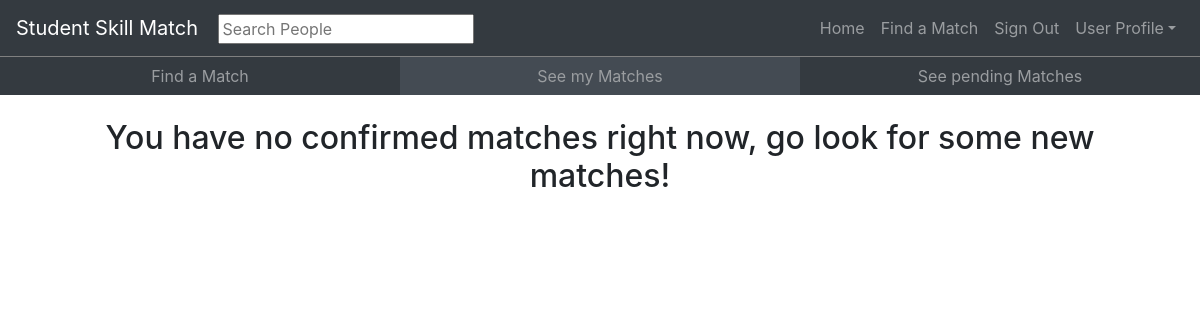
Page /match/showmatches (signed in) on the earlier database version.
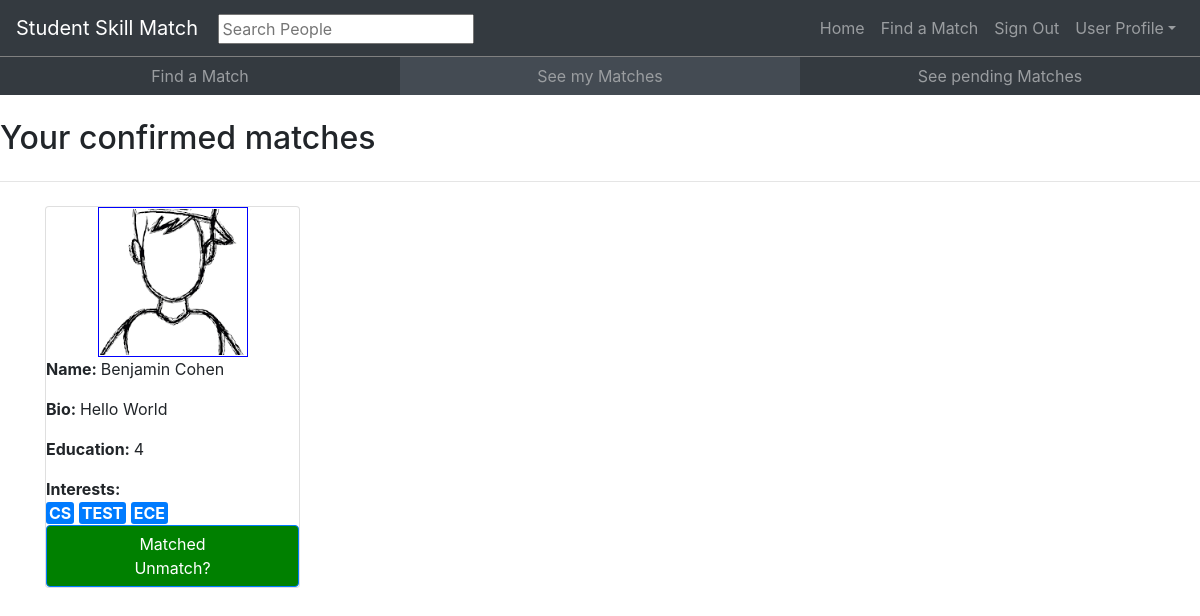
Same page on the later database version.
### match_site/models.py (models this page shows, shortened)
class MatchSelection(models.Model):
    user_one = models.ForeignKey(User, on_delete=models.CASCADE, related_name="first_matcher")
    user_two = models.ForeignKey(User, on_delete=models.CASCADE, related_name="second_matcher")

### user_profile/models.py (models this page shows, shortened)
class profile(models.Model):
    profile_pic = models.ImageField(upload_to='profile_pictures')
    profile_background_image = models.ImageField(upload_to='profile_backgrounds')
    profile_bio = models.CharField(max_length=200)
    profile_education = models.CharField(max_length=100)
    profile_interests = models.CharField(max_length=100)
    profile_contact_info = models.CharField(max_length=100)
    profile_user = models.ForeignKey(User, on_delete=models.CASCADE)

class InterestTag(models.Model):
    tag_name = models.CharField(max_length=100)
    tag_active = models.BooleanField(default=True)
    tag_user = models.ForeignKey(User, on_delete=models.CASCADE)

### match_site/views.py (the view)
# urls.py: path('showmatches', views.UserMatches, name="Show User Matches"),
def UserMatches(request):
    template_name = ''
    if(request.user.is_authenticated):
        template_name = 'match_site/user_match_list.html'
    else:
        template_name = 'not_logged_in.html'
    matches = list(MatchSelection.objects.filter(user_one=request.user))
    confirmed_matches = []
    for m in matches:
        if MatchSelection.objects.filter(user_one=m.user_two, user_two=request.user).exists():
            confirmed_matches.append(m)
    match_list=confirmed_matches
    for i in range(len(match_list)):
        m_profile = profile.objects.get(profile_user=match_list[i].user_two)
        if(InterestTag.objects.filter(tag_user=m_profile.profile_user).exists()):
            interests = list(InterestTag.objects.filter(tag_user=m_profile.profile_user))
        else:
            interests = []
        match_list[i] = [
                match_list[i],
                [m_profile, interests]
        ]
    context = {
        "match_list": match_list
    }
    return render(request, template_name, context)

### match_site/templates/match_site/user_match_list.html (shortened to what this page needs)
{% extends "base.html" %}
{% load static %}
{% block content %}
<div id="confirmed-match-page">
  {% include "match_site/match.html" %}
</div>
<div>
  {% if not match_list %}
  <div class="container">
    <h2 style="text-align:center;">
      You have no confirmed matches right now, go look for some new matches!
    </h2>
  </div>
  {% else %}
  <h2>Your confirmed matches</h2>
  <hr class="my-4"/>
  <div class="container">
    <div class="row">
      {% for m in match_list %}
      <div class="col-md-3">
        <div class="card h-100" >
          <img src="{% get_media_prefix %}{{ m.1.0.profile_pic }}" class="img-circle profilepic" style = "width:150px; height:150px;">
          <p><strong>Name: </strong>{{ m.0.user_two.get_full_name }} </p>
          <p><strong>Bio: </strong> {{ m.1.0.profile_bio }} </p>
          <p><strong>Education: </strong> {{ m.1.0.profile_education }} </p>
          <div style="margin-bottom: auto;"><strong>Interests: </strong>
            <div>
              {% for tag in m.1.1 %}
              <div class="interest-tag"> {{ tag.tag_name }} </div>
              {% endfor %}
            </div>
          </div>
          <div style="background:green" class="btn matchbutton btn-primary">Matched<br/>Unmatch?</div>
        </div>
      </div>
      {% endfor %}
    </div>
  </div>
  {% endif %}
  {% endblock %}

Differences in the rows shown:
added MatchSelection: profile_pic (picture), user_two.last_name "Benjamin Cohen", profile_bio "Hello World", profile_education "4"
added InterestTag: tag_name "CS"
added InterestTag: tag_name "TEST"
added InterestTag: tag_name "ECE"
Other differences:
text no longer shown: "You have no confirmed matches right now, go look for some new matches!"
text now shown: "Your confirmed matches"
